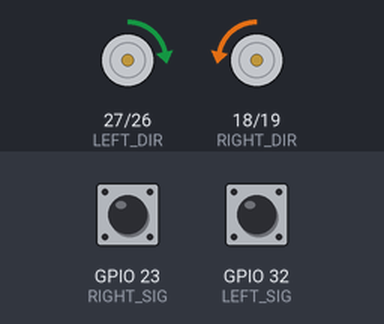
The sketch below on a simulated ESP32. On the bench: direction and speed pins drawn as motors (green arrow = direction pin HIGH = forward, orange = LOW = backward, longer = more drive). Inputs (shaded band) come from the test bench; at power-on: GPIO 23 (RIGHT_SIG) HIGH, GPIO 32 (LEFT_SIG) HIGH. What the sketch prints to the serial monitor is not drawn.

Above: at 2.1 s.
Timing chart, 0 to 3.6 s (numbered marks = the images above):
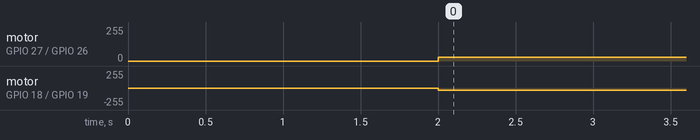

The sketch:

run_motors_and_rpm.ino
```cpp
#include <Arduino.h>

#define RIGHT_PWM 19
#define RIGHT_DIR 18
#define RIGHT_SIG 23

#define LEFT_PWM 26
#define LEFT_DIR 27
#define LEFT_SIG 32

#define PWM_FREQ 1000
#define PWM_RES 8

#define RIGHT_CH 0
#define LEFT_CH  1

volatile long right_pulse_count = 0;
volatile long left_pulse_count  = 0;

unsigned long last_time = 0;

float right_rpm = 0;
float left_rpm = 0;

const float PULSES_PER_REV = 90.0;

void IRAM_ATTR rightISR()
{
    static uint32_t last = 0;
    uint32_t now = micros();

    if (now - last > 200)
    {
        right_pulse_count++;
        last = now;
    }
}

void IRAM_ATTR leftISR()
{
    static uint32_t last = 0;
    uint32_t now = micros();

    if (now - last > 200)
    {
        left_pulse_count++;
        last = now;
    }
}

void setup()
{
    Serial.begin(115200);

    pinMode(RIGHT_DIR, OUTPUT);
    pinMode(LEFT_DIR, OUTPUT);

    pinMode(RIGHT_SIG, INPUT_PULLUP);
    pinMode(LEFT_SIG, INPUT_PULLUP);

    ledcSetup(RIGHT_CH, PWM_FREQ, PWM_RES);
    ledcSetup(LEFT_CH, PWM_FREQ, PWM_RES);

    ledcAttachPin(RIGHT_PWM, RIGHT_CH);
    ledcAttachPin(LEFT_PWM, LEFT_CH);

    attachInterrupt(digitalPinToInterrupt(RIGHT_SIG), rightISR, RISING);
    attachInterrupt(digitalPinToInterrupt(LEFT_SIG), leftISR, RISING);

    last_time = millis();

    delay(2000);

    stopMotors();
}

void loop()
{
    forward(30);

    if (millis() - last_time >= 1000)
    {
        noInterrupts();

        long right_count = right_pulse_count;
        long left_count  = left_pulse_count;

        right_pulse_count = 0;
        left_pulse_count = 0;

        interrupts();

        right_rpm = (right_count * 60.0) / PULSES_PER_REV;
        left_rpm  = (left_count * 60.0) / PULSES_PER_REV;

        Serial.print("Right RPM: ");
        Serial.print(right_rpm);

        Serial.print(" | Left RPM: ");
        Serial.println(left_rpm);

        last_time = millis();
    }

    delay(10);
}

void forward(uint8_t speed)
{
    digitalWrite(RIGHT_DIR, LOW);
    digitalWrite(LEFT_DIR, HIGH);

    ledcWrite(RIGHT_CH, speed);
    ledcWrite(LEFT_CH, speed);
}

void backward(uint8_t speed)
{
    digitalWrite(RIGHT_DIR, HIGH);
    digitalWrite(LEFT_DIR, LOW);

    ledcWrite(RIGHT_CH, speed);
    ledcWrite(LEFT_CH, speed);
}

void stopMotors()
{
    ledcWrite(RIGHT_CH, 0);
    ledcWrite(LEFT_CH, 0);
}
```

Measured:
- by itself, motor on GPIO 27 (LEFT_DIR) / GPIO 26 (LEFT_PWM): stopped → forward 30/255 at 2.0 s
- by itself, motor on GPIO 18 (RIGHT_DIR) / GPIO 19 (RIGHT_PWM): stopped → backward 30/255 at 2.0 s
